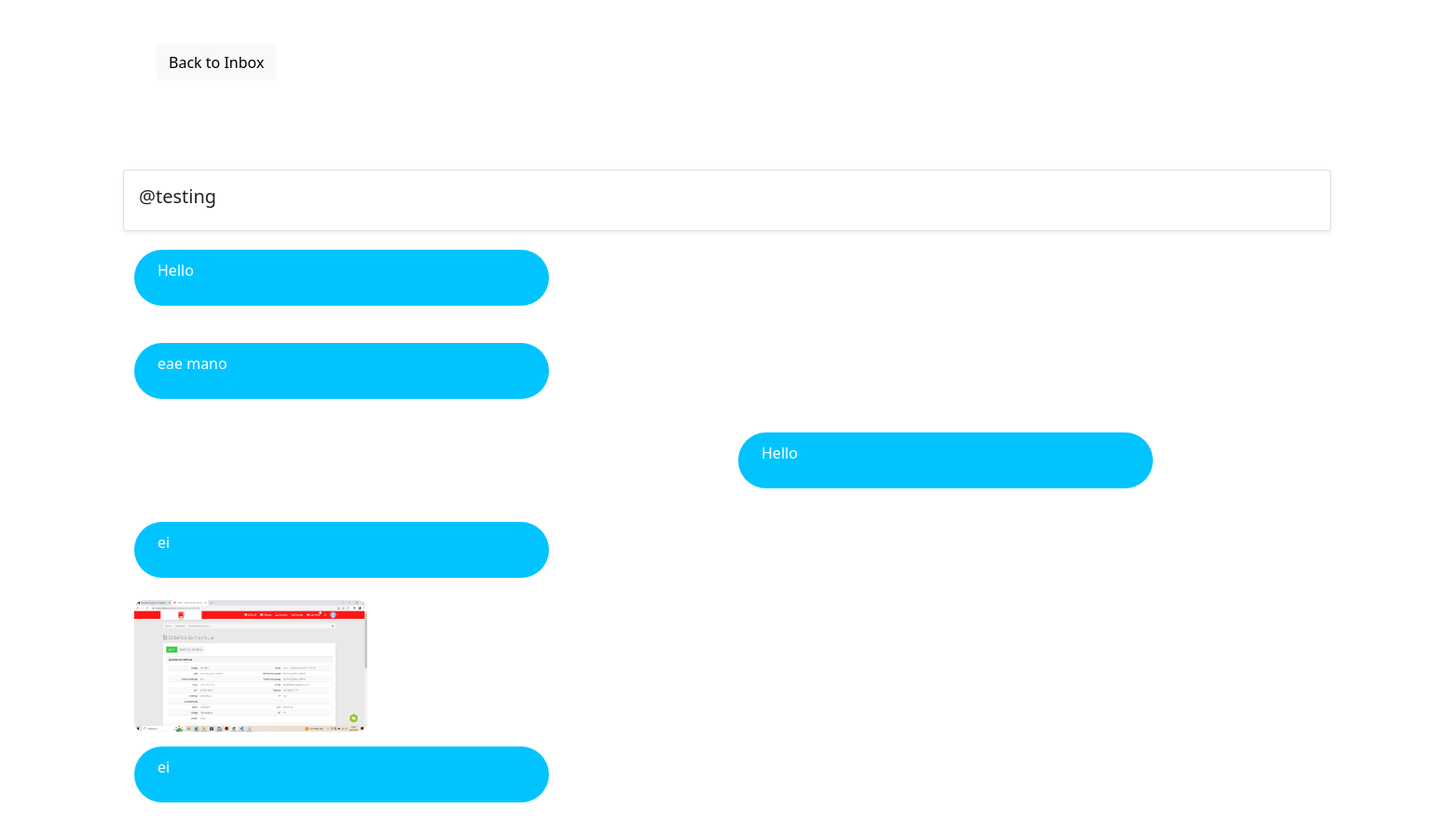
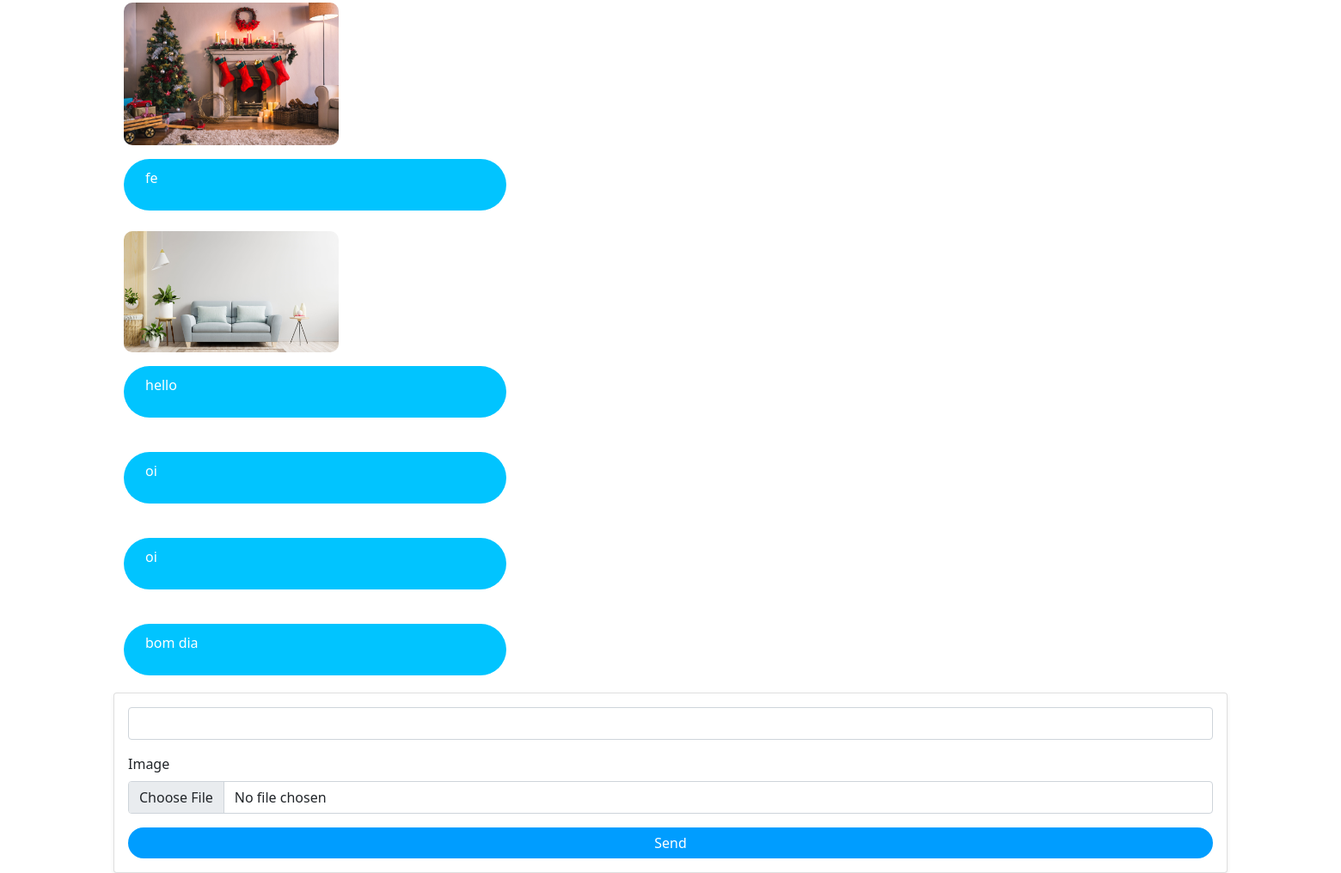
Page /social/inbox/1/ (signed in) on the committed database (2 pictures, top to bottom).
### social/models.py (models this page shows)
class ThreadModel(models.Model):
    user = models.ForeignKey(User, on_delete=models.CASCADE, related_name='+')
    receiver = models.ForeignKey(User, on_delete=models.CASCADE, related_name='+')

class MessageModel(models.Model):
    thread = models.ForeignKey('ThreadModel', related_name='+', on_delete=models.CASCADE, blank=True, null=True)
    sender_user = models.ForeignKey(User, on_delete=models.CASCADE, related_name='+')
    receiver_user = models.ForeignKey(User, on_delete=models.CASCADE, related_name='+')
    body = models.CharField(max_length=1000)
    image = models.ImageField(upload_to='uploads/message_photos', blank=True, null=True)
    date = models.DateTimeField(default=timezone.now)
    is_read = models.BooleanField(default=False)

### social/views.py (the view)
# urls.py: path('inbox/<int:pk>/', ThreadView.as_view(), name='thread'),
class ThreadView(View):
    def get(self, request, pk, *args, **kwargs):
        form = MessageForm()
        thread = ThreadModel.objects.get(pk=pk)
        message_list = MessageModel.objects.filter(thread__pk__contains=pk)
        context = {
            'thread': thread,
            'form':form,
            'message_list':message_list
        }
        return render(request, 'social/thread.html', context)

### social/forms.py
class MessageForm(forms.ModelForm):
    body = forms.CharField(label='', max_length=1000)
    image = forms.ImageField(required=False)
    class Meta:
        model = MessageModel
        fields = ['body', 'image']

### social/templates/social/thread.html (shortened to what this page needs)
{% extends 'base.html' %}
{% load crispy_forms_tags %}
{% block content %}
<div class="container">
    <div class="row">
        <div class="col-md-12 p-5">
            <a href="{% url 'inbox' %}" class="btn btn-light">Back to Inbox</a>
        </div>
    </div>
<div class="container">
    <div class="row">
        <div class="card col-md-12 mt-5 p-3 shadow-sm">
            {% if thread.receiver == request.user %}
                <h5>@{{ thread.user }}</h5>
            {% else %}
                <h5>@{{ thread.receiver }}</h5>
            {% endif %}
        </div>
    </div>
    {% for message in message_list %}
    <div class="row">
        {% if message.sender_user == request.user %}
        <div class="col-md-12 my-1">
            {% if message.image %}
            <div>
                <img src="{{ message.image.url }}" class="message-image" style="border-radius: 10px; max-width: 250px; height: auto;" />
            </div>
            {% endif %}
            <div class="sent-message my-3"  style="background-color: rgb(1, 196, 255) ; color: #fff; border-radius: 30px; padding: 10px 25px; width: 35%; ">
                <p>{{ message.body }}</p>
            </div>
        </div>
            {% elif message.receiver_user == request.user %}
            <div class="col-md-12 offset-6">
                <div class="received-message my-3" style="background-color: rgb(1, 196, 255) ; color: #fff; border-radius: 30px; padding: 10px 25px; width: 35%; ">
                    <p>{{ message.body }}</p>
                </div>
            </div>
            {% endif %}
        </div>
    {% endfor %}
    <div class="row">
        <div class="card col-md-12 p-3 shadow-sm">
            <form method="POST" action="{% url 'create-message' thread.pk %}" enctype="multipart/form-data">
                {{ form | crispy }}
                <div class="d-grid gap-2 mt-3">
                    <button class="btn btn-dark" type="submit" style="background-color: #009dff ; border: none; border-radius: 20px;">Send</button>
                </div>
            </form>
        </div>
    </div>
</div>
{% endblock content %}

### rows in the picture
ThreadModel: receiver "testing"
MessageModel: body "Hello"
MessageModel: body "eae mano"
MessageModel: body "Hello"
MessageModel: body "ei"
MessageModel: image (picture), body "ei"
MessageModel: image (picture), body "fe"
MessageModel: image (picture), body "hello"
MessageModel: body "oi"
MessageModel: body "oi"
MessageModel: body "bom dia"
